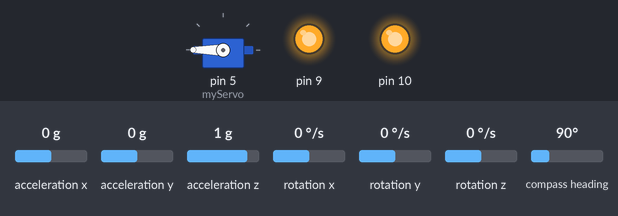
Recording of a sketch running on a simulated Arduino Leonardo, built with avr-gcc and run on an emulated ATmega32U4. Parts: servo, output pins drawn as LEDs (lit = HIGH). Inputs (shaded band) come from the test bench; at power-on: acceleration y 0 g, acceleration z 1 g, rotation z 0 °/s, acceleration x 0 g, rotation x 0 °/s, rotation y 0 °/s, compass heading 90°.

Above: at 2.2 s.
2.3 s: acceleration y set to 0.4 g
At 3.4 s:
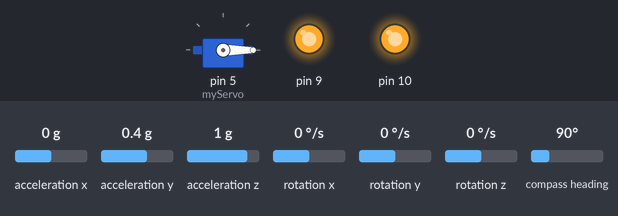
3.8 s: acceleration z set to -1.4 g
At 4.7 s:
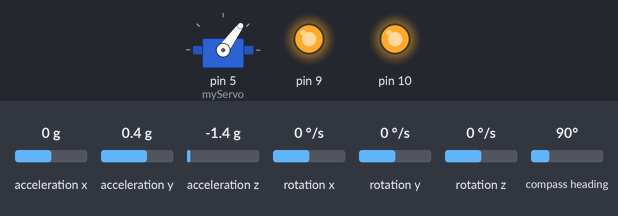
5.3 s: rotation z set to -192 °/s
At 5.8 s:
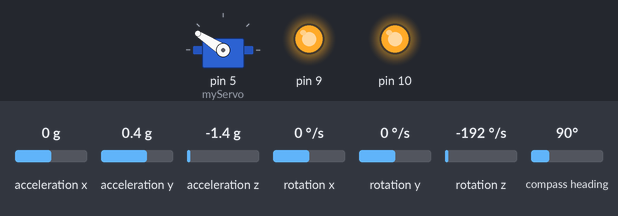
6.8 s: acceleration y set to 0.1 g
At 8.0 s:
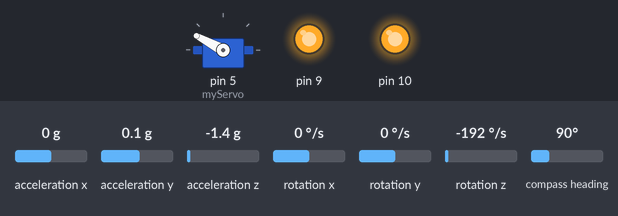
8.3 s: acceleration y set to -0.2 g
At 9.1 s:
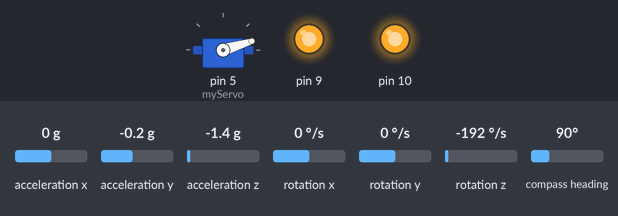
9.8 s: acceleration z set to 0.8 g
At 10.4 s:
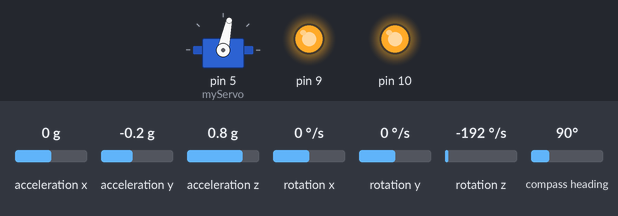
Timing chart, 0 to 12.3 s (numbered marks = the images above; inputs shaded):
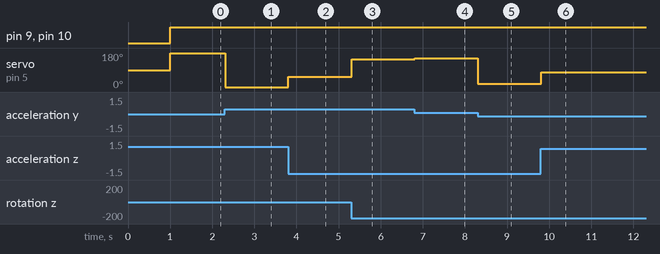

The sketch:

MicroBikeServoIMUAndMotorTest_boardV2.ino
```cpp
#include <Wire.h>
#include <Adafruit_Sensor.h>
#include <Adafruit_BNO055.h>
#include <Servo.h>

Servo myServo;  // create servo object to control a servo
// twelve servo objects can be created on most boards
Adafruit_BNO055 bno = Adafruit_BNO055(55, 0x28);
int pos = 0;    // variable to store the servo position

float rollover = 0.0;//variable to correct for 180 to 0 IMU skips
float rollFinal = 0;
float rollLast = 0;

void setup() {
  Serial.begin(115200);
  Serial1.begin(9600);
  if (!bno.begin())
  {
    Serial.print("No BNO055 detected");
//    while (1);
  }

  myServo.attach(5);  // attaches the servo on pin 9 to the servo object
  pinMode(9,OUTPUT);
  pinMode(10,OUTPUT);

  Serial.begin(115200);
  delay(1000);


}

void loop() {

  //get IMU data
  sensors_event_t orientationData, gravityData, angVelocityData;
  bno.getEvent(&gravityData, Adafruit_BNO055::VECTOR_GRAVITY);
  bno.getEvent(&orientationData, Adafruit_BNO055::VECTOR_EULER);
  bno.getEvent(&angVelocityData, Adafruit_BNO055::VECTOR_GYROSCOPE);
  float roll = orientationData.orientation.z;
  float rollRate = angVelocityData.gyro.z;
  //check for rollover and correct
  if((gravityData.acceleration.z)<0){
    rollFinal = 89-roll;
  }
  else{
    rollFinal = 89-roll;
  }

//  //store old value of raw roll
//  rollLast = roll;
//  //compute final roll angle inclusive of rollover correction
//  rollFinal = roll + rollover*180.0;

  //drive motor: full speed
  digitalWrite(9,HIGH);
  digitalWrite(10,HIGH);

  //set steering to K*rollFinal (p-control on roll angle)
  float K = 4.0;
  float Kd = -5;
  float steer = K*rollFinal+Kd*rollRate;

  //set steering motor to computed angle
  myServo.write(90+steer);
  Serial1.println(rollFinal);
  //print to serial port for debugging
//  Serial.print(rollFinal);
//  Serial.print("\t");
//  Serial.print(gravityData.acceleration.x);
//  Serial.print("\t");
//  Serial.print(gravityData.acceleration.y);
//  Serial.print("\t");
//  Serial.print(gravityData.acceleration.z);
//  Serial.print("\t");
//  Serial.println();


}
```

Measured:
- the behaviour switches between 0.2 and 0.3 g on acceleration y (found by bisection; images 0 and 1)
- the behaviour switches between 0 and -0.1 g on acceleration y (found by bisection; images 4 and 5)
- after the input at 2.3 s, servo on pin 5 (myServo): 180° → 0° at once
- after the input at 3.8 s, servo on pin 5 (myServo): 0° → 54° at once
- after the input at 5.3 s, servo on pin 5 (myServo): 54° → 147° at once
- after the input at 6.8 s, servo on pin 5 (myServo): 147° → 152° at once
- after the input at 8.3 s, servo on pin 5 (myServo): 152° → 17° at once
- after the input at 9.8 s, servo on pin 5 (myServo): 17° → 78° at once
